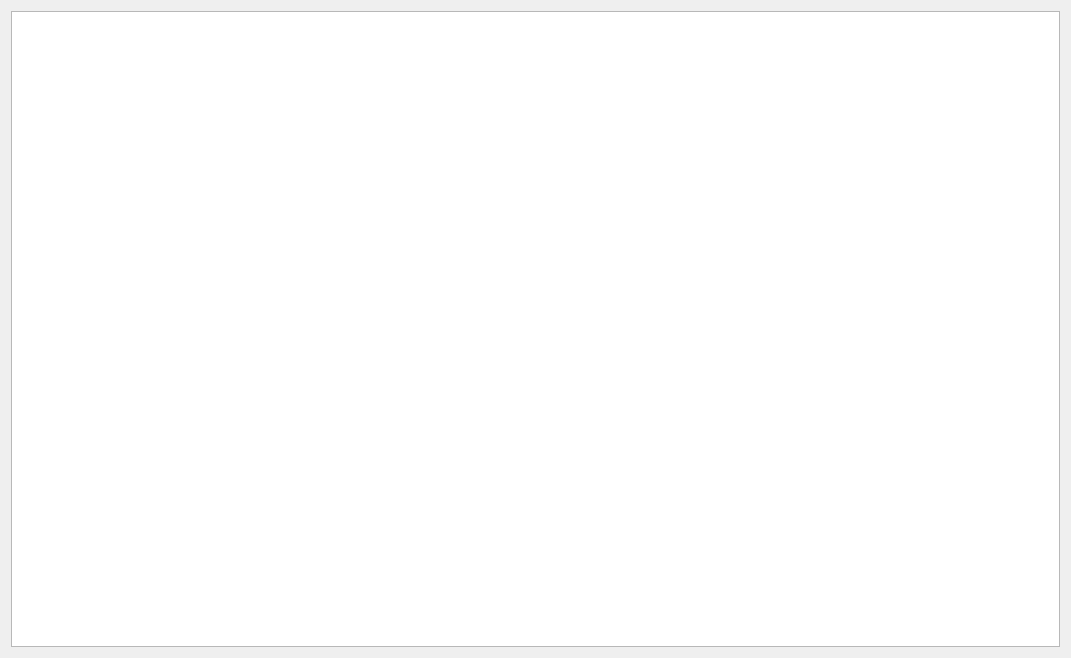
<?xml version="1.0" encoding="UTF-8"?>
<ui version="4.0">
 <class>metadataReporttDlg</class>
 <widget class="QDialog" name="metadataReporttDlg">
  <property name="geometry">
   <rect>
    <x>0</x>
    <y>0</y>
    <width>1071</width>
    <height>658</height>
   </rect>
  </property>
  <property name="windowTitle">
   <string> Winnow Metadata Repot</string>
  </property>
  <layout class="QVBoxLayout" name="verticalLayout">
   <item>
    <widget class="QTextBrowser" name="textBrowser">
     <property name="font">
      <font>
       <family>Courier New</family>
       <pointsize>12</pointsize>
      </font>
     </property>
    </widget>
   </item>
  </layout>
 </widget>
 <resources/>
 <connections/>
</ui>
